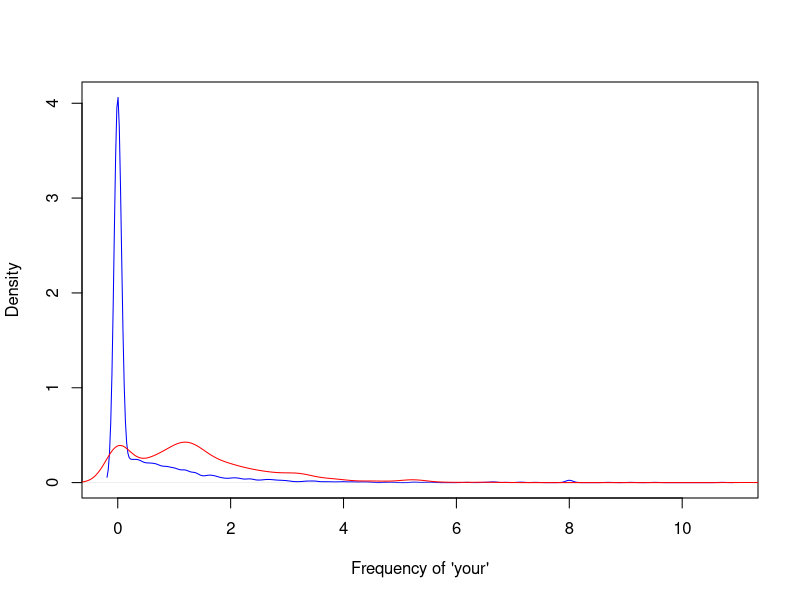
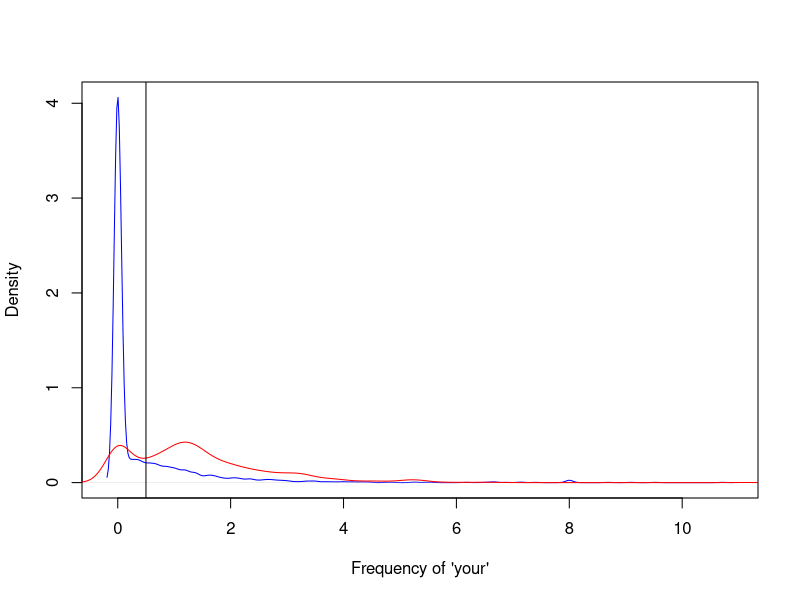
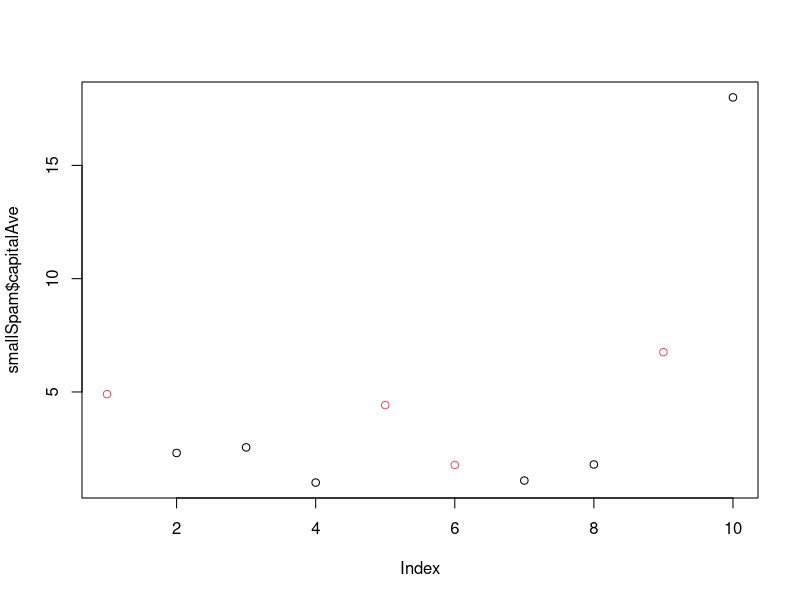

Reproduce these figures in R, in order.
#Maschine Learning
#Module 1

library(kernlab)
data(spam)
head(spam) 

plot(density(spam$your[spam$type=="nonspam"]),
     col="blue",main="",xlab="Frequency of 'your'")
lines(density(spam$your[spam$type=="spam"]),col="red")


#predict SPAM based on frequency of "your"

plot(density(spam$your[spam$type=="nonspam"]),
     col="blue",main="",xlab="Frequency of 'your'")
lines(density(spam$your[spam$type=="spam"]),col="red")
abline(v=0.5,col="black")

prediction <- ifelse(spam$your > 0.5,"spam","nonspam")
table(prediction,spam$type)/length(spam$type)

#Output shows that the algorithm is about 75% accurate -> 45% for nonspam + 30% spam



# In sample vs out of sample errors
# Spam messages based on capital letters
set.seed(333)
smallSpam <- spam[sample(dim(spam)[1],size=10),]
spamLabel <- (smallSpam$type=="spam")*1 + 1
plot(smallSpam$capitalAve,col=spamLabel)

rule1 <- function(x){
  prediction <- rep(NA,length(x))
  prediction[x > 2.7] <- "spam"
  prediction[x < 2.40] <- "nonspam"
  prediction[(x >= 2.40 & x <= 2.45)] <- "spam"
  prediction[(x > 2.45 & x <= 2.70)] <- "nonspam"
  return(prediction)
}
table(rule1(smallSpam$capitalAve),smallSpam$type)


rule2 <- function(x){
  prediction <- rep(NA,length(x))
  prediction[x > 2.8] <- "spam"
  prediction[x <= 2.8] <- "nonspam"
  return(prediction)
}
table(rule2(smallSpam$capitalAve),smallSpam$type)

table(rule1(spam$capitalAve),spam$type)
table(rule2(spam$capitalAve),spam$type)
mean(rule1(spam$capitalAve)==spam$type)
mean(rule2(spam$capitalAve)==spam$type)
